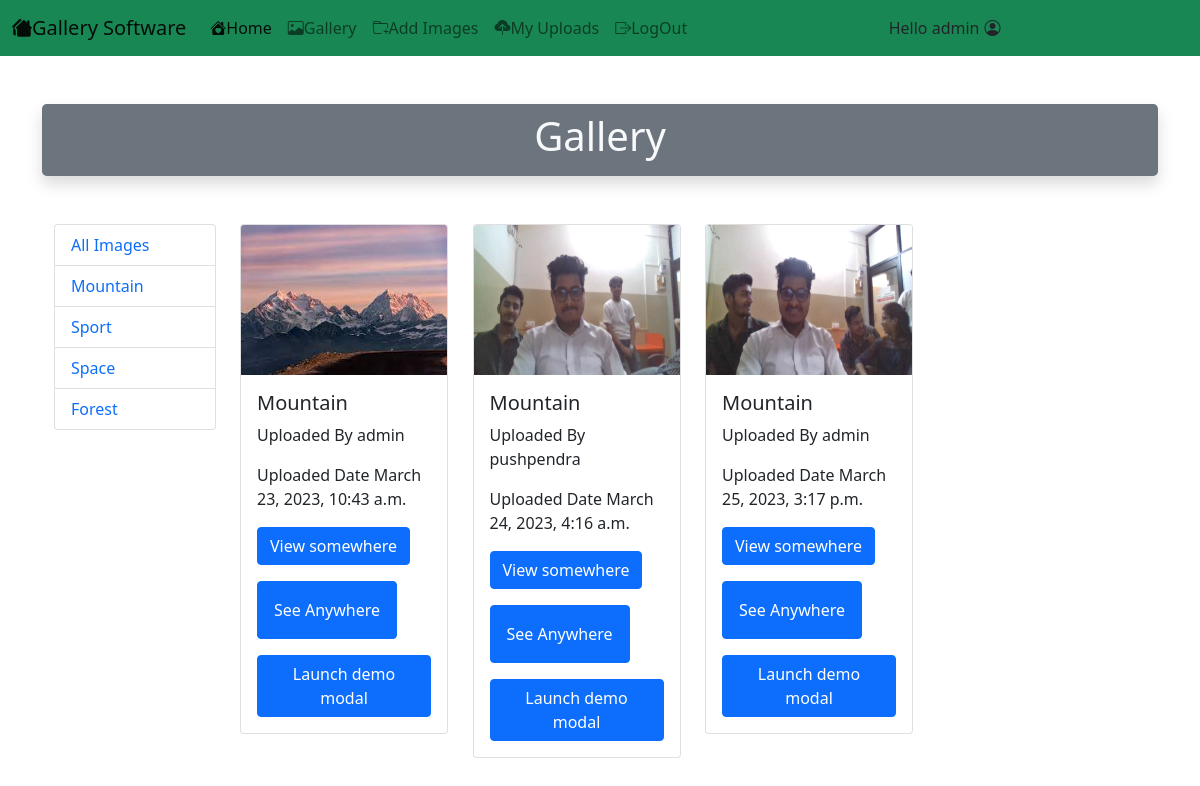
The app's page /cat/8/ (signed in) with its own data.
### GalleryApp/models.py (models this page shows, shortened)
class CategoryModel(models.Model):
    title = models.CharField(max_length=100)

class ImageModel(models.Model):
    title = models.CharField(max_length=100)
    desc = models.TextField()
    uploaded_by =  models.CharField(max_length=100)
    uploaded_at = models.DateTimeField(auto_now_add=True)
    cat = models.ForeignKey(CategoryModel, on_delete=models.CASCADE)
    image = models.ImageField(upload_to='Uploaded_Image/')

### GalleryApp/views.py (the view)
# urls.py: path('cat/<int:id>/',views.Cat_View.as_view(), name='cat'),
class Cat_View(View):
    def get(self,request, id):
        Images = ImageModel.objects.filter(cat = id) # filtered this using match their primary key using in a particular data
        category = CategoryModel.objects.all() # mention this if not then not show after filtered the particular coloum data
        context = {'Images':Images, 'category':category}
        return render(request,'gallery.html',context)

### templates/gallery.html (shortened to what this page needs)
{% extends 'base.html' %}
{% load static %}
{% block body %}
<div class="container my-5 text-center bg-secondary text-light rounded-3 shadow p-2 mb-2">
    <h1 class="display-6">Gallery</h1>
</div>
<div class="container my-5">
    <div class="row">
        <div class="col-2">
            <ul class="list-group">
                <li class="list-group-item"><a href="{% url 'gallery' %}" class="text-decoration-none">All Images</a>
                    {% for i in category %}
                <li class="list-group-item"><a href="{% url 'cat' i.id %}" class="text-decoration-none">{{i.title}}</a>
                </li>
                {% endfor %}
                </li>
            </ul>
        </div>
        <div class="col-10">
            <div class="row">
                {% for i in Images %}
                <div class="col-3 ">
                    <div class="card" style="width: 13rem;">
                        <img src="{{i.image.url}}" id="myover" class="card-img-top" alt="No Image "
                            style="height: 150px;">
                        <div class="card-body">
                            <h5 class="card-title">{{i.title}}</h5>
                            <p class="card-text">Uploaded By {{i.uploaded_by}}</p>
                            <p class="card-text">Uploaded Date {{i.uploaded_at}}</p>
                            <button class="btn btn-primary" type="button" data-bs-toggle="offcanvas"
                                data-bs-target="#offcanvasRight" aria-controls="offcanvasRight">View somewhere
                            </button>
                            <a href="{% url 'viewinfo' i.id %}" class="btn btn-primary my-3 p-3" id="desc">See Anywhere
                            </a>
                            <button type="button" class="btn btn-primary" data-bs-toggle="modal"
                                data-bs-target="#exampleModal">
                                Launch demo modal
                            </button>
                        </div>
                    </div>
                </div>
                {% endfor %}
            </div>
        </div>
    </div>
</div>
{% endblock body %}

### templates/base.html (shortened to what this page needs)
<!DOCTYPE html>
{% load static %}
<html lang="en">
<head>
    <link href="https://cdn.jsdelivr.net/npm/bootstrap@5.0.2/dist/css/bootstrap.min.css" rel="stylesheet">
    <link rel="stylesheet" href="https://cdn.jsdelivr.net/npm/bootstrap-icons@1.10.3/font/bootstrap-icons.css">
    <link rel="stylesheet" href="https://cdn.jsdelivr.net/npm/bootstrap-icons@1.10.3/font/bootstrap-icons.css">
</head>
<body>
    <nav class="navbar navbar-expand-lg navbar-light bg-success">
        <div class="container-fluid">
          <a class="navbar-brand" href="#"><i class="bi bi-houses-fill"></i>Gallery Software </a>
          <div class="collapse navbar-collapse" id="navbarNav">
            <ul class="navbar-nav">
              <li class="nav-item">
                <a class="nav-link active" aria-current="page" href="{% url 'home' %}"><i class="bi bi-house-heart-fill"></i>Home</a>
              </li>
              <li class="nav-item">
                <a class="nav-link " aria-current="page" href="{% url 'gallery' %}"><i class="bi bi-image"></i>Gallery</a>
              </li>
              {% if request.user.is_authenticated %}
              <li class="nav-item">
                <a class="nav-link " aria-current="page" href="{% url 'addimage' %}"><i class="bi bi-folder-plus"></i>Add Images</a>
              </li>
              <li class="nav-item">
                <a class="nav-link " aria-current="page" href="{% url 'myupload'%}"><i class="bi bi-cloud-upload-fill"></i>My Uploads</a>
              </li>
              <li class="nav-item">
                <a class="nav-link " aria-current="page" href="{% url 'signout' %}"><i class="bi bi-box-arrow-right"></i>LogOut</a>
              </li>
              {% endif %}
            </ul>
          </div>
          {% if request.user.is_authenticated %}
          <div class="collapse navbar-collapse">Hello  {{request.user}} <i class="bi bi-person-circle " style="margin-left: 5px; width: 10px;" id="icon"></i> </div>
          {% endif %}
        </div>
      </nav>
    <div class="container mb-5 ">
        {% block body %}
        {% endblock body %}
    </div>
</body>
</html>

### records on screen
CategoryModel: title "Mountain"
CategoryModel: title "Sport"
CategoryModel: title "Space"
CategoryModel: title "Forest"
ImageModel: image (picture), title "Mountain", uploaded_by "admin", uploaded_at "March 23, 2023, 10:43 a.m."
ImageModel: image (picture), title "Mountain", uploaded_by "pushpendra", uploaded_at "March 24, 2023, 4:16 a.m."
ImageModel: image (picture), title "Mountain", uploaded_by "admin", uploaded_at "March 25, 2023, 3:17 p.m."

### other values on screen
{{ request.user }} "admin"
